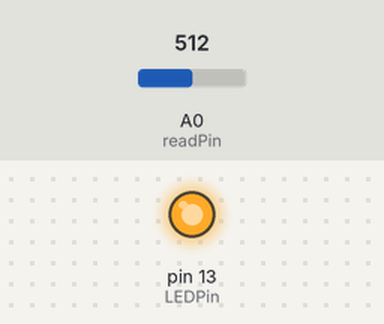
The sketch below on a simulated Arduino Uno, built with avr-gcc and run on an emulated ATmega328P. On the bench: output pins drawn as LEDs (lit = HIGH). Inputs (shaded band) come from the test bench; at power-on: A0 (readPin) = 512.

Above: at 3.9 s.
4.0 s: A0 (readPin) set to 122
At 5.5 s:
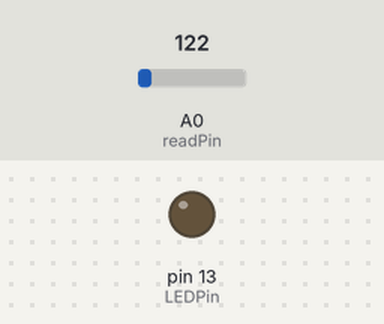
8.0 s: A0 (readPin) set to 0
Timing chart, 0 to 18.0 s (numbered marks = the images above; inputs shaded):
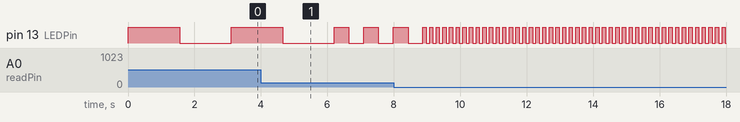

Measured:
- by itself, pin 13 (LEDPin): repeats every 0.20 s: HIGH 0.10 s, LOW 0.10 s

The sketch:

HW3P5v2.ino
```cpp
/*
Homework 3, Problem 5, version 2
Variable Blink Rate LED

Blinks an LED with delays dependent on a Potentiometer reading,
with a minimum delay of 0.1s and a maximum of 3.0s
*/


// declare variables
int LEDPin = 13;
int readPin = A0;
int reading; // Stores potentiometer reading to set delay


void setup() {
  // Setup LED output
  pinMode(LEDPin, OUTPUT);
}

void loop() {
  reading = analogRead(readPin); // Reads value of potentiometer pin

  // maps numbers 0 to 1023 to numbers 100 to 3000
  reading = map(reading, 0, 1023, 100, 3000);

  // Blink LED on and off based on value for reading variable
  digitalWrite(LEDPin, HIGH);
  delay(reading);
  digitalWrite(LEDPin, LOW);
  delay(reading);
}
```
